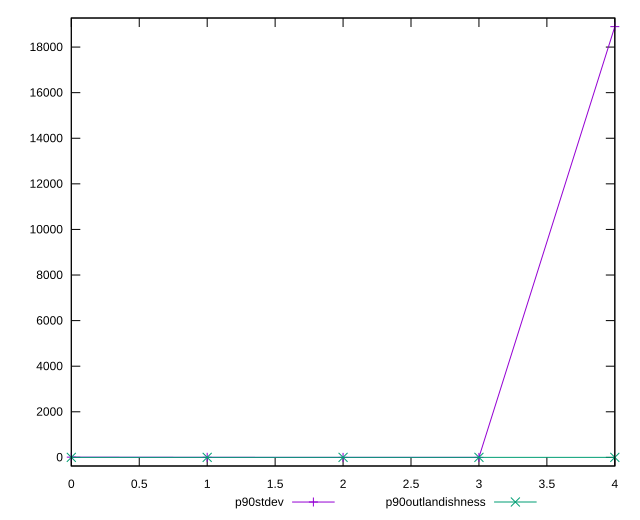

Generate this figure with gnuplot:
reset

$p90Stdev <<EOF
0 10.713569995818723
1 3.4745786124701525
2 0
3 0
4 18896.725550709132
EOF

$p90Outlandishness <<EOF
0 1.0000954054555402
1 1.0000071469145484
2 1
3 0.9999806810882348
4 1.1348554108016755
EOF

set key outside below
set xrange [0:4]
set yrange [-377.93451101418265:19274.660061723316]
set trange [-377.93451101418265:19274.660061723316]
set terminal svg size 640, 520 enhanced background rgb 'white'
set output "report_00009_2021-02-08T22-37-41.559Z/total-byte-weight/progression/stddev.svg"

plot $p90Stdev title "p90stdev" with linespoints, \
     $p90Outlandishness title "p90outlandishness" with linespoints

reset
